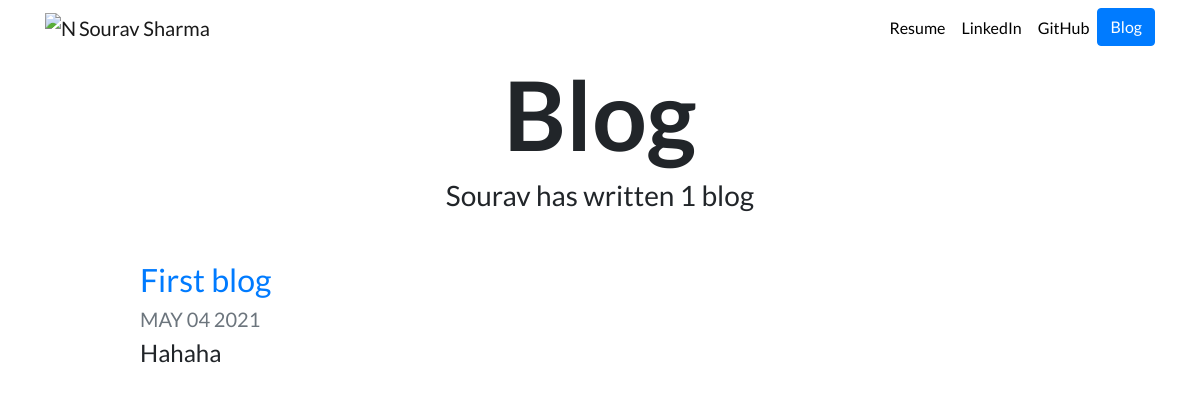
The app's page /blog, older data.
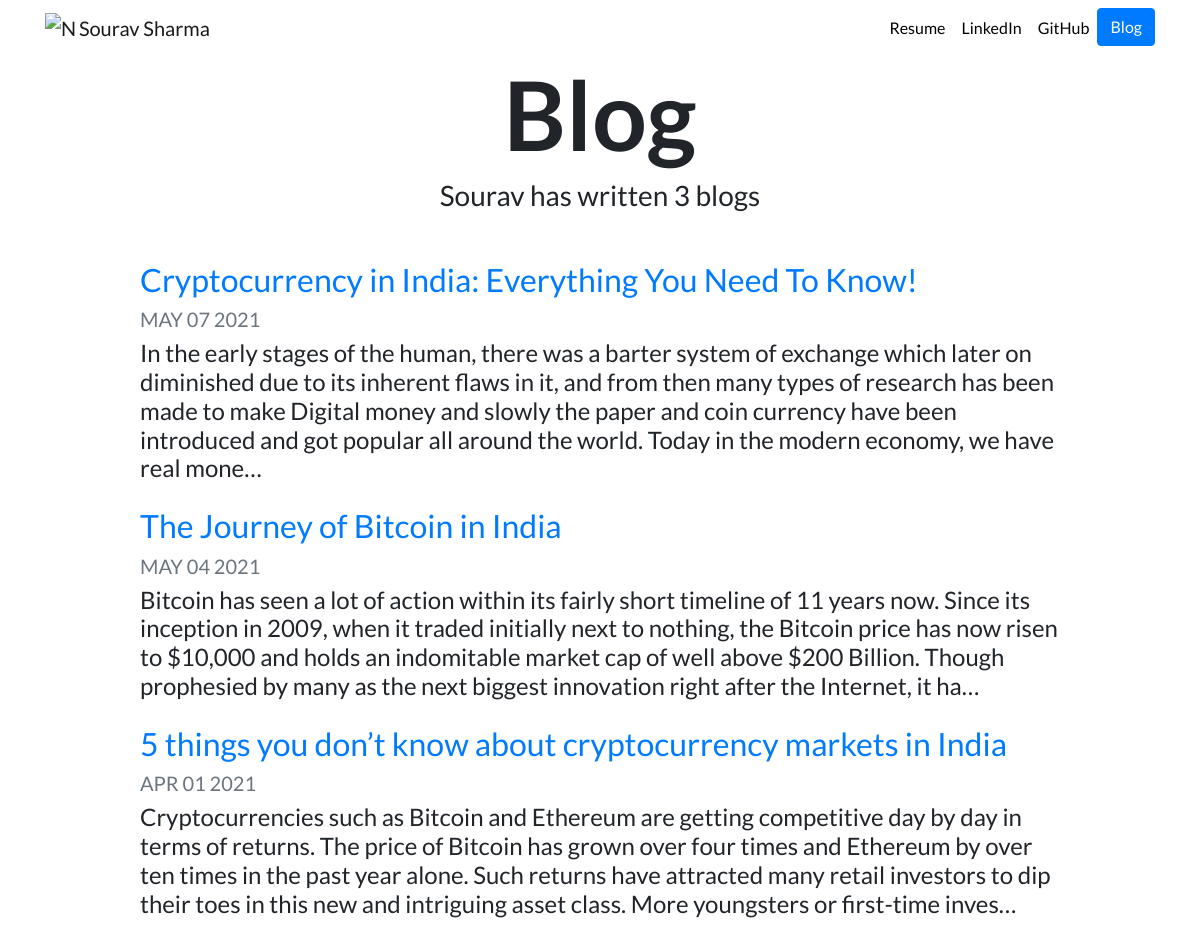
The same page, newer data.
### blog/models.py (models this page shows)
class Blog(models.Model):
    title = models.CharField(max_length=100)
    description = models.CharField(max_length=25000)
    date = models.DateField()

### blog/views.py (the view)
# urls.py: path('', views.all_blogs, name='all_blogs'),
def all_blogs(request):
    blogs = Blog.objects.order_by('-date')
    return render(request, 'blog/all_blogs.html', {'blogs':blogs})

### blog/templates/blog/all_blogs.html
{% extends "portfolio/base.html" %}
{% load static %}
{% block content %}
<h1 id="blogtitle" class="font-weight-bold text-center">Blog</h1>
<h3 class="text-center mb-5">Sourav has written {{ blogs.count }} blog{{ blogs.count|pluralize }}</h3>
{% for blog in blogs %}
<div class="row justify-content-center my-3">
  <div class="col-md-10">
    <a href="{% url 'blog:detail' blog.id %}">
      <h2>{{ blog.title }}</h2>
    </a>
    <h5 class="text-muted">{{ blog.date|date:'M d Y'|upper }}</h5>
    <h4>{{ blog.description|striptags|truncatechars:350 }}</h4>
  </div>
</div>
{% endfor %}
{% endblock %}

### portfolio/templates/portfolio/base.html (shortened to what this page needs)
{% load static %}
<!doctype html>
<html lang="en">
<head>
  <link rel="stylesheet" href="https://stackpath.bootstrapcdn.com/bootstrap/4.4.1/css/bootstrap.min.css">
  <link rel="stylesheet" href="{% static "portfolio/custom.css" %}">
</head>
<body>
  <nav id="topNav" class="navbar navbar-expand-md navbar-light">
    <div class="container">
      <a class="navbar-brand" href="{% url 'home' %}">
        <img src="https://img.icons8.com/cotton/64/000000/float.png" width="30" height="30" class="d-inline-block align-top" alt="Nick's Logo">
        <span>Sourav Sharma</span>
      </a>
      <div class="collapse navbar-collapse text-center" id="navbarNav">
        <ul class="navbar-nav ml-auto">
          <li class="nav-item">
            <a class="nav-link" href="{% static "portfolio/my-resume.pdf" %}" target="_blank">Resume</a>
          </li>
          <li class="nav-item">
            <a class="nav-link" href="https://www.linkedin.com/in/whosouravsharma/" target="_blank">LinkedIn</a>
          </li>
          <li class="nav-item">
            <a class="nav-link" href="https://github.com/whosouravsharma" target="_blank">GitHub</a>
          </li>
          <li>
            <a role="button" href="{% url 'blog:all_blogs' %}" class="btn btn-primary">Blog</a>
          </li>
        </ul>
      </div>
    </div>
  </nav>
  <div class="container">
    {% block content %}{% endblock %}
  </div>
</body>
</html>

### portfolio/static/portfolio/custom.css (style rules this page uses)
.navbar-nav .nav-link { color: rgba(0,0,0,1) !important; }
body { font-family: 'Lato', sans-serif; }
#blogtitle { font-size: 6rem; }

Row changes from the older to the newer data that the page shows:
added Blog: title "Cryptocurrency in India: Everything You Need To Know!", date "MAY 07 2021", description "In the early stages of the human, there was a barter system of exchange which later on diminished due to its inherent flaws in it, and from then many types of research has been made to make Digital money and slowly the paper and coin currency have been introduced and got popular all around the world. Today in the modern economy, we have real mone…"
changed Blog: title "First blog" → "The Journey of Bitcoin in India"; description "Hahaha" → "Bitcoin has seen a lot of action within its fairly short timeline of 11 years now. Since its inception in 2009, when it traded initially next to nothing, the Bitcoin price has now risen to $10,000 and holds an indomitable market cap of well above $200 Billion. Though prophesied by many as the next biggest innovation right after the Internet, it ha…"
added Blog: title "5 things you don’t know about cryptocurrency markets in India", date "APR 01 2021", description "Cryptocurrencies such as Bitcoin and Ethereum are getting competitive day by day in terms of returns. The price of Bitcoin has grown over four times and Ethereum by over ten times in the past year alone. Such returns have attracted many retail investors to dip their toes in this new and intriguing asset class. More youngsters or first-time inves…"
Text that changed along with them:
{{ blogs.count }}: "1" → "3"
